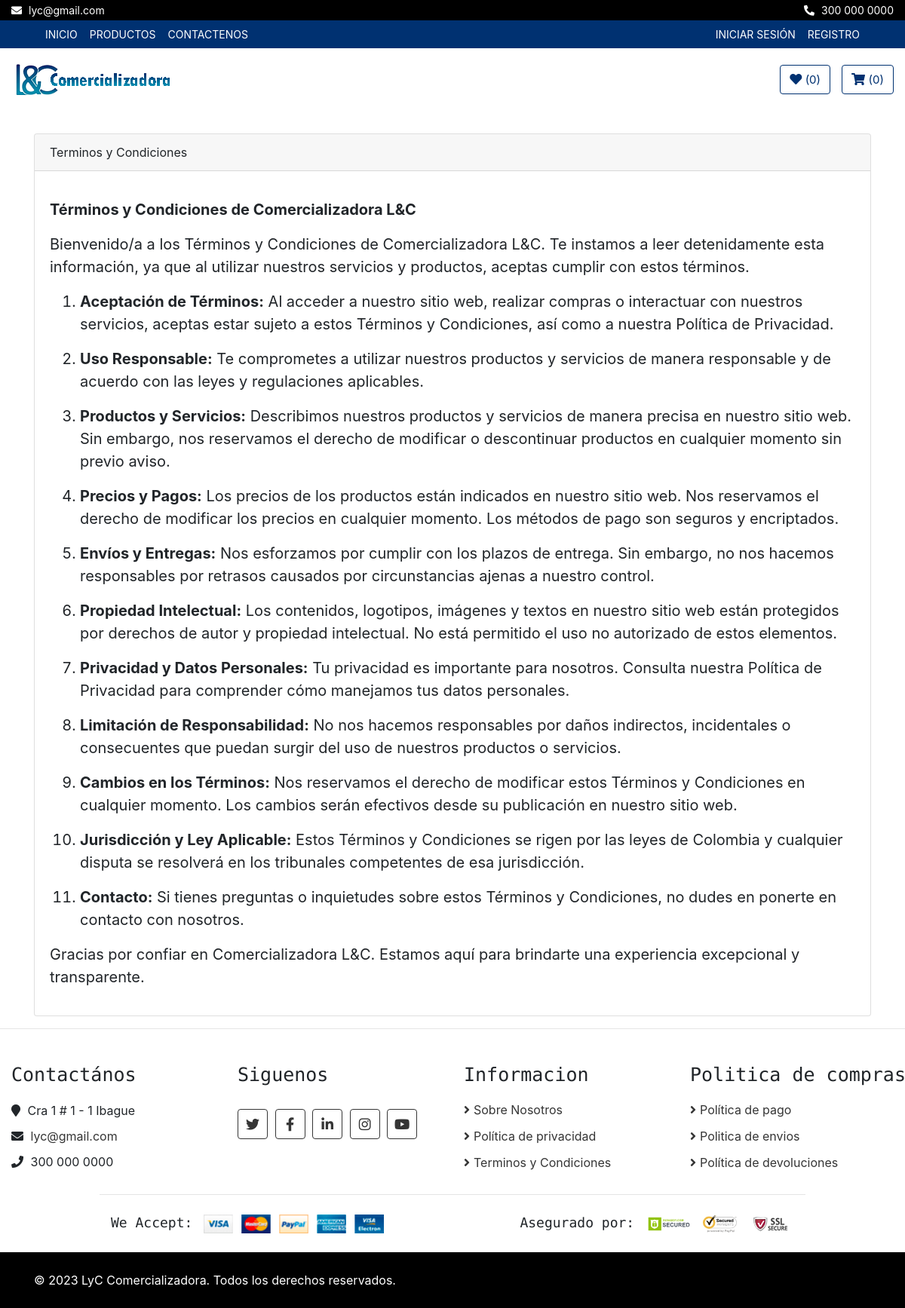
Screenshot of /politicas/terminos-condiciones/ with the database file from the repository.
### politicas/models.py (models this page shows, shortened)
class CorreoEmpresa(models.Model):
    direccion = models.CharField(max_length=100)
    correo = models.EmailField(unique=True)
    telefono = models.CharField(max_length=20)

class Terminos(models.Model):
    titulo = models.CharField(max_length=50)
    contenido = RichTextField()

class Copyright(models.Model):
    frase = models.CharField(max_length=255)

### politicas/views.py (the view)
# urls.py: path('terminos-condiciones/', views.terminos, name='terminos-condiciones'),
def terminos(request):
    terminos = Terminos.objects.all()
    context = {'terminos': terminos}
    return render(request, 'politicas/terminos.html', context)

### core/context_processors.py (called while the page is built)
def correo_empresa(request):
    correo_empresa = CorreoEmpresa.objects.first()
    return {'correo_empresa': correo_empresa}

def copyright(request):
    copyright = Copyright.objects.first()
    return {'copyright': copyright}

### politicas/templates/politicas/terminos.html (shortened to what this page needs)
{% extends 'core/base.html' %}
{% load static %}
{% block content %}
    <div class="container">
        {% for termino in terminos %}
            <div class="card">
                <div class="card-header">{{ termino.titulo }}</div>
                <div class="card-body">
                    <blockquote class="blockquote mb-0">
                        <p>{{ termino.contenido | safe }}</p>
                    </blockquote>
                </div>
            </div>
        {% endfor %}
    </div>
{% endblock %}

### core/templates/core/base.html (shortened to what this page needs)
<!DOCTYPE html>
<html lang="es">
<head>
  {% load static %}
<link rel="stylesheet" href="https://cdnjs.cloudflare.com/ajax/libs/font-awesome/5.15.3/css/all.min.css">
<link href="https://stackpath.bootstrapcdn.com/bootstrap/4.4.1/css/bootstrap.min.css" rel="stylesheet" />
<link href="https://cdnjs.cloudflare.com/ajax/libs/font-awesome/5.10.0/css/all.min.css" rel="stylesheet" />
<link href="{% static 'core/css/mainstyle.css' %}" rel="stylesheet" />
<link href="https://stackpath.bootstrapcdn.com/bootstrap/4.5.2/css/bootstrap.min.css" rel="stylesheet">
<link rel="stylesheet" href="{% static 'lib/slick/slick.css' %}" type="text/css">
<link rel="stylesheet" href="{% static 'lib/slick/slick-theme.css' %}" type="text/css">
</head>
  <body>
    <div class="top-bar">
      <div class="container-fluid">
        <div class="row">
          <div class="col-sm-6">
            <i class="fa fa-envelope"></i>
            {{ correo_empresa.correo }}
          </div>
          <div class="col-sm-6">
            <i class="fa fa-phone-alt"></i>
            {{ correo_empresa.telefono }}
          </div>
        </div>
      </div>
    </div>
    <div class="nav">
      <div class="container-fluid">
        <nav class="navbar navbar-expand-md bg-dark navbar-dark">
          <div class="collapse navbar-collapse justify-content-between" id="navbarCollapse">
            <div class="navbar-nav mr-auto">
              <a href="{% url 'home' %}" class="nav-item nav-link">Inicio</a>
              <a href="{% url 'product_list' %}" class="nav-item nav-link">Productos</a>
              <a href="{% url 'contacto' %}" class="nav-item nav-link">Contactenos</a>
            </div>
            <div class="navbar-nav ml-auto">
              {% if not request.user.is_authenticated %}
                <li class="nav-item">
                  <a class="nav-link" href="{% url 'login' %}">Iniciar sesión</a>
                </li>
                <li class="nav-item">
                  <a class="nav-link" href="{% url 'signup' %}">Registro</a>
                </li>
              {% endif %}
            </div>
          </div>
        </nav>
      </div>
    </div>
    <header class="masthead">
      <div class="bottom-bar">
        <div class="container-fluid">
          <div class="row align-items-center">
            <div class="col-md-9">
              <div class="logo">
                <a href="{% url 'home' %}">
                  <img src="/static/core/img/logo.png" alt="Logo" />
                </a>
              </div>
            </div>
            <div class="col-md-3">
              <div class="user">
                  {% if user.is_authenticated %}
                  <a href="{% url 'wishlist' %}" class="btn wishlist">
                      <i class="fa fa-heart"></i>
                      <span>({{ request.session.wishlist|length }})</span>
                  </a>
                  <a href="{% url 'cart' %}" class="btn cart" id="cart">
                      <i class="fa fa-shopping-cart"></i>
                      <span>({{ request.session.cart|length }})</span>
                  </a>
                  {% else %}
                  <a href="{% url 'login' %}" class="btn wishlist" id="wishlist">
                      <i class="fa fa-heart"></i>
                      <span>({{ request.session.wishlist|length }})</span>
                  </a>
                  <a href="{% url 'login' %}" class="btn cart">
                      <i class="fa fa-shopping-cart"></i>
                      <span>({{ request.session.cart|length }})</span>
                  </a>
                  {% endif %}
              </div>
          </div>
          </div>
        </div>
      </div>
    </header>
    {% block content%}
    {% endblock%}
    {% if request.path != "/" %}
    <hr />
    {% endif %}
    <div class="footer_container">
      <div class="footer">
        <div class="container-fluid">
          <div class="row">
            <div class="col-lg-3 col-md-6">
              <div class="footer-widget">
                <h2>Contactános</h2>
                <div class="contact-info">
                  <p>
                    <i class="fa fa-map-marker"></i> {{ correo_empresa.direccion }}
                  </p>
                  <p>
                    <i class="fa fa-envelope"></i>
                    <a href="mailto:{{ correo_empresa.correo }}" target="_blank"
                      style="color: #353535; text-decoration: none;">{{ correo_empresa.correo }}</a>
                  </p>
                  <p><i class="fa fa-phone"></i> {{ correo_empresa.telefono }}</p>
                </div>
              </div>
            </div>
            <div class="col-lg-3 col-md-6">
              <div class="footer-widget">
                <h2>Siguenos</h2>
                <div class="contact-info">
                  <div class="social">
                    <a href="https://twitter.com/" target="_blank"><i class="fab fa-twitter"></i></a>
                    <a href="https://www.facebook.com/" target="_blank"><i class="fab fa-facebook-f"></i></a>
                    <a href="https://www.linkedin.com/" target="_blank"><i class="fab fa-linkedin-in"></i></a>
                    <a href="https://www.instagram.com/" target="_blank"><i class="fab fa-instagram"></i></a>
                    <a href="https://youtu.be/E_xaxzYjc7I" target="_blank"><i class="fab fa-youtube"></i></a>
                  </div>
                </div>
              </div>
            </div>
            <div class="col-lg-3 col-md-6">
              <div class="footer-widget">
                <h2>Informacion</h2>
                <ul>
                  <li><a href="{% url 'sobre-nosotros' %}">Sobre Nosotros</a></li>
                  <li><a href="{% url 'politica-privacidad' %}">Política de privacidad</a></li>
                  <li><a href="{% url 'terminos-condiciones' %}">Terminos y Condiciones</a></li>
                </ul>
              </div>
            </div>
            <div class="col-lg-3 col-md-6">
              <div class="footer-widget">
                <h2>Politica de compras</h2>
                <ul>
                  <li><a href="{% url 'politica-pagos' %}">Política de pago</a></li>
                  <li><a href="{% url 'politica-envios' %}">Politica de envios</a></li>
                  <li><a href="{% url 'politica-devoluciones' %}">Política de devoluciones</a></li>
                </ul>
              </div>
            </div>
          </div>
          <div class="row payment align-items-center">
            <div class="col-md-6">
              <div class="payment-method">
                <h2>We Accept:</h2>
                <img src="{% static 'core/img/payment-method.png' %}" alt="Payment Method" />
              </div>
            </div>
            <div class="col-md-6">
              <div class="payment-security">
                <h2>Asegurado por:</h2>
                <img src="{% static 'core/img/godaddy.svg' %}" alt="Payment Security" />
                <img src="{% static 'core/img/norton.svg' %}" alt="Payment Security" />
                <img src="{% static 'core/img/ssl.svg' %}" alt="Payment Security" />
              </div>
            </div>
          </div>
        </div>
      </div>
      <div class="footer-bottom">
        <div class="container">
          <div class="row">
            <div class="col-md-6 copyright">
              <p>{{ copyright.frase }}</p>
            </div>
          </div>
        </div>
      </div>
    </div>
  </body>
</html>

### core/static/core/css/mainstyle.css (style rules this page uses)
body { color: #353535; font-family: 'Open Sans', sans-serif; font-weight: 400; background: #f3f6ff; }
a { color: #003171; }
h2 { font-family: 'Source Code Pro', monospace; font-weight: 700; }
@media (min-width: 992px) { .container-fluid { padding-right: 60px; padding-left: 60px; } }
.btn { color: #003171; background: #ffffff; }
.top-bar { padding: 3px 0; font-size: 14px; color: #ffffff; background: #000000; }
.top-bar i { margin-right: 5px; }
.top-bar .col-sm-6:first-child { text-align: left; }
.top-bar .col-sm-6:last-child { text-align: right; }
.nav { position: relative; }
@media (min-width: 992px) { .nav .container-fluid { padding-left: 52px; padding-right: 52px; } }
.nav .navbar { height: 100%; padding: 0; }
@media (min-width: 768px) { .nav, .nav .navbar { background: #003171 !important; } }
@media (min-width: 768px) { .nav .navbar-dark a.nav-link { color: #ffffff; font-size: 14px; text-transform: uppercase; } }
.bottom-bar { padding: 15px 0; background: #ffffff; margin-bottom: 30px; }
.bottom-bar .logo { text-align: left; overflow: hidden; }
.bottom-bar .logo a img { max-height: 60px; }
.bottom-bar .user { font-size: 0; text-align: right; }
.bottom-bar .user .wishlist { margin-right: 15px; }
.bottom-bar .user .cart i, .bottom-bar .user .wishlist i { color: #003171; }
.bottom-bar .user .cart span, .bottom-bar .user .wishlist span { color: #003171; font-size: 15px; }
@media (min-width: 768px) { .bottom-bar { max-height: 90px; } }
.footer { position: relative; padding: 30px 0 0 0; background: #ffffff; }
.footer .footer-widget { position: relative; width: 100%; margin-bottom: 30px; }
.footer .footer-widget h2 { font-size: 25px; white-space: nowrap; margin-bottom: 20px; }
.footer .footer-widget ul { margin: 0; padding: 0; list-style: none; }
.footer .footer-widget ul li { margin-bottom: 12px; }
.footer .footer-widget ul li:last-child { margin-bottom: 0; }
.footer .footer-widget ul li a { color: #353535; white-space: nowrap; display: block; line-height: 23px; transition: all .3s; }
.footer .footer-widget ul li a::before { content: '\f105'; font-family: 'Font Awesome 5 Free'; font-weight: 900; padding-right: 5px; }
.footer .contact-info p { margin-bottom: 10px; font-size: 16px; }
.footer .contact-info p i { margin-right: 5px; }
.footer .social { position: relative; width: 100%; }
.footer .social a { display: inline-block; margin: 10px 5px 0 0; width: 40px; height: 40px; padding: 6px 0; text-align: center; font-size: 18px; color: #353535; border: 1px solid #353535; border-radius: 4px; transition: all .3s; }
.footer .payment { padding-top: 25px; padding-bottom: 25px; border-top: 1px solid rgba(0,0,0,.1); }
@media (min-width: 992px) { .footer .payment { max-width: 80%; margin: 0 auto; } }
.footer .payment-method, .footer .payment-security { overflow: hidden; }
.footer .payment-method { text-align: left; }
.footer .payment-security { text-align: right; }
.footer .payment-method h2, .footer .payment-security h2 { display: inline-block; margin: 0 10px 0 0; font-size: 18px; font-weight: 400; line-height: 22px; }
.footer .payment-method img, .footer .payment-security img { height: 25px; }
.footer-bottom { position: relative; padding: 25px 0; background: #000000; }
.footer-bottom .copyright { text-align: left; }
.footer-bottom .copyright p, .footer-bottom .template-by p { color: #ffffff; font-weight: 400; margin: 0; }

### core/templates/core/base.html (style rules this page uses)
.cart { color: #003171; background: #ffffff; border-color: #003171; }
.wishlist { color: #003171; background: #ffffff; border-color: #003171; }

### rows the page displays
CorreoEmpresa: correo "lyc@gmail.com", telefono "300 000 0000", direccion "Cra 1 # 1 - 1 Ibague"
Terminos: titulo "Terminos y Condiciones", contenido "Términos y Condiciones de Comercializadora L&C Bienvenido/a a los Términos y Condiciones de Comercializadora L&C. Te instamos a leer detenidamente esta información, ya que al utilizar nuestros servicios y productos, aceptas cumplir con estos términos. Aceptación de Términos: Al acceder a nuestro sitio web, realizar compras o interactuar con nuestros servicios, aceptas estar sujeto a estos Términos y Condiciones, así como a nuestra Política de Privacidad. Uso Responsable: Te comprometes a utilizar nuestros productos y servicios de manera responsable y de acuerdo con las leyes y regulaciones aplicables. Productos y Servicios: Describimos nuestros productos y servicios de manera precisa en…"
Copyright: frase "© 2023 LyC Comercializadora. Todos los derechos reservados."

### other values shown
{{ request.session.wishlist|length }} "0"
{{ request.session.cart|length }} "0"
